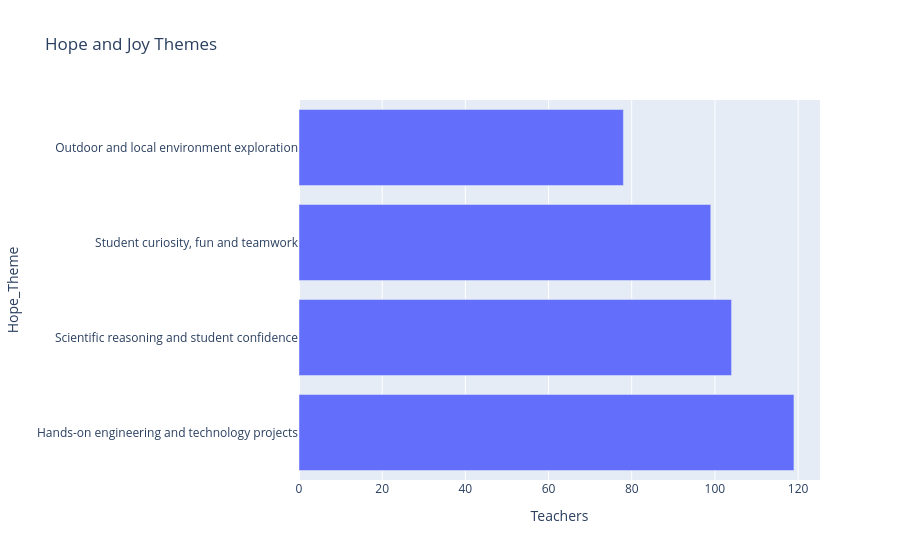

Write notebook code for a chart like this one.
### Markdown cell above
### Figure 8: Hope and joy themes

### Code cell
hope_counts = df["Hope_Theme"].value_counts().reset_index(name="Teachers")

fig8 = px.bar(hope_counts, x="Teachers", y="Hope_Theme", orientation="h",
              title="Hope and Joy Themes")
fig8.show()

### Figure 1 — Plotly figure (JSON) as saved in the notebook; plotly's stock layout.template omitted (floating-point values rounded to 4 significant figures)
{"data": [{"hovertemplate": "Teachers=%{x}<br>Hope_Theme=%{y}<extra></extra>", "legendgroup": "", "marker": {"color": "#636efa", "pattern": {"shape": ""}}, "name": "", "orientation": "h", "showlegend": false, "textposition": "auto", "type": "bar", "x": [119, 104, 99, 78], "xaxis": "x", "y": ["Hands-on engineering and technology projects", "Scientific reasoning and student confidence", "Student curiosity, fun and teamwork", "Outdoor and local environment exploration"], "yaxis": "y"}], "layout": {"autosize": true, "barmode": "relative", "legend": {"tracegroupgap": 0}, "title": {"text": "Hope and Joy Themes"}, "xaxis": {"anchor": "y", "autorange": true, "domain": [0, 1], "range": [0, 125.3], "title": {"text": "Teachers"}, "type": "linear"}, "yaxis": {"anchor": "x", "autorange": true, "domain": [0, 1], "range": [-0.5, 3.5], "title": {"text": "Hope_Theme"}, "type": "category"}}}
